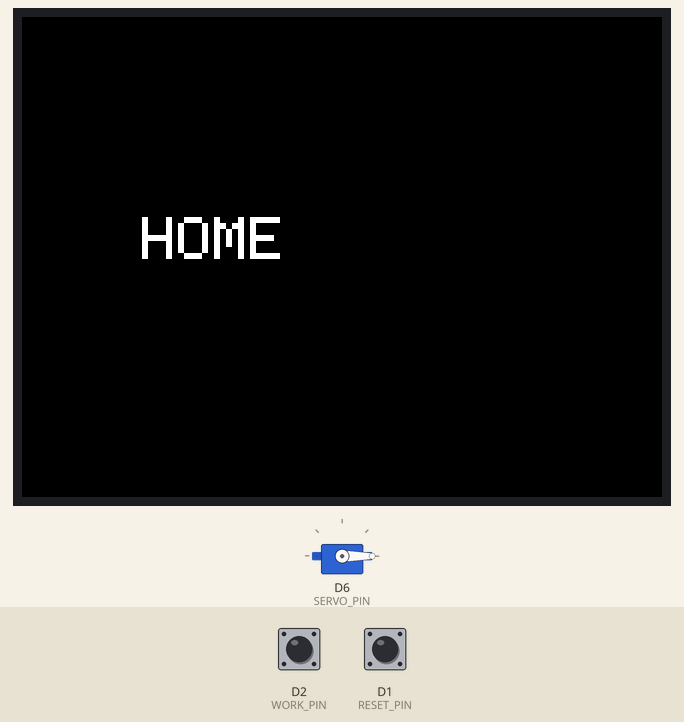
Bench run of a program on a simulated ESP8266 (Wemos D1 mini). Shown: 320×240 colour display, servo. Inputs (shaded band) come from the test bench; at power-on: D1 (RESET_PIN) HIGH, D2 (WORK_PIN) HIGH. What the program prints to the serial monitor is not drawn.

Above: at 1.4 s.
1.5 s: D1 (RESET_PIN) pulled LOW for 0.15 s
At 2.5 s:
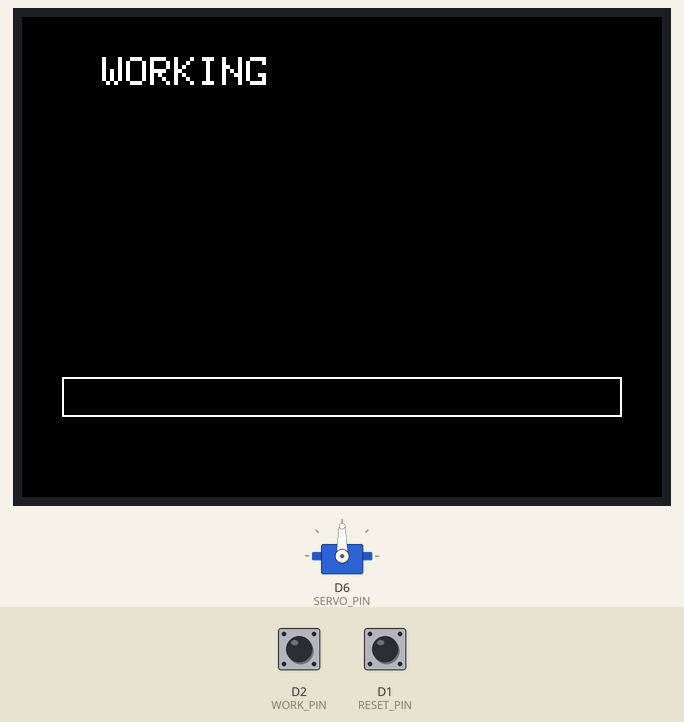
3.1 s: D2 (WORK_PIN) pulled LOW for 0.15 s
At 3.6 s:
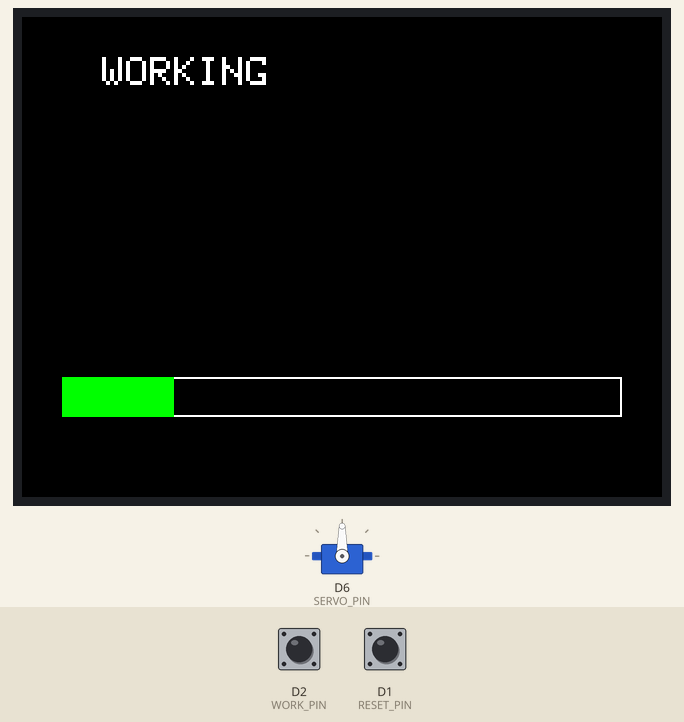
4.7 s: D1 (RESET_PIN) pulled LOW for 1 s
At 5.8 s:
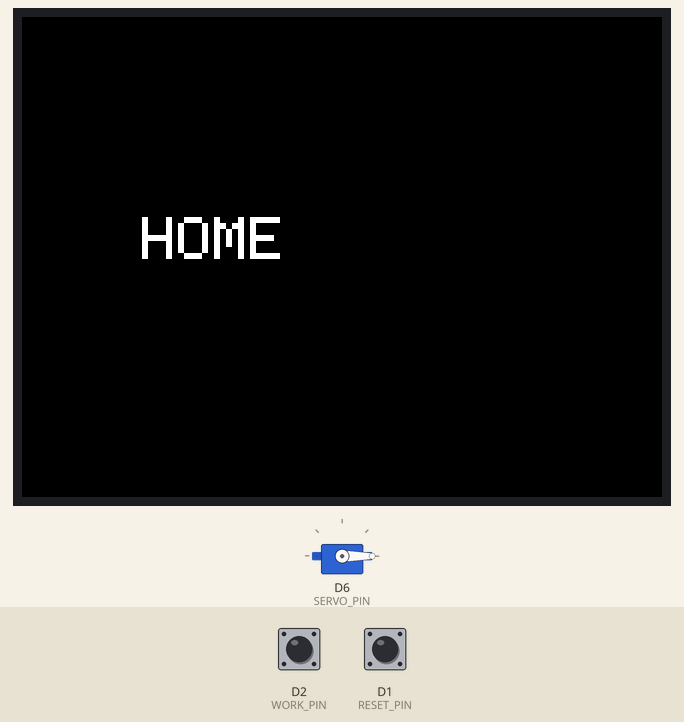
7.2 s: D1 (RESET_PIN) pulled LOW for 3.2 s
At 8.7 s:
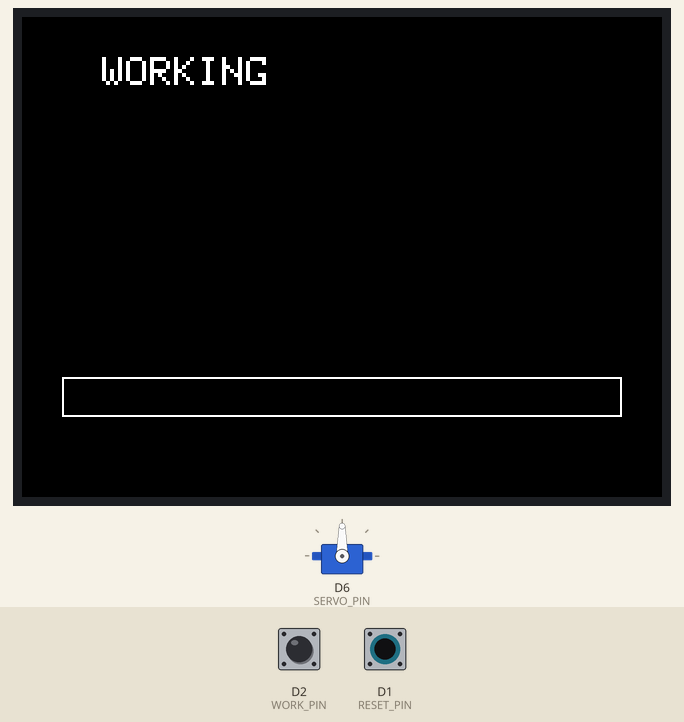
11.9 s: D2 (WORK_PIN) pulled LOW for 1 s
At 12.6 s:
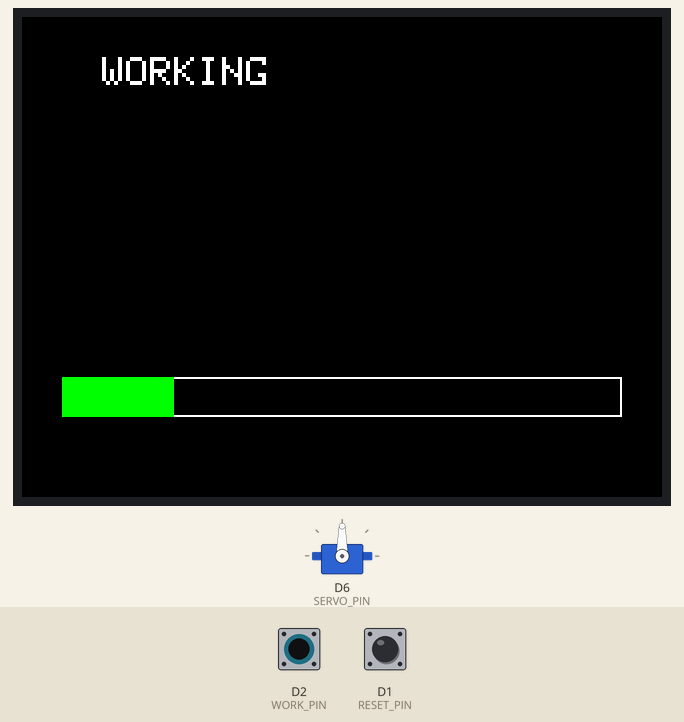
14.4 s: D2 (WORK_PIN) pulsed LOW 5 times (0.12 s each, 0.3 s apart)
At 14.64 s:
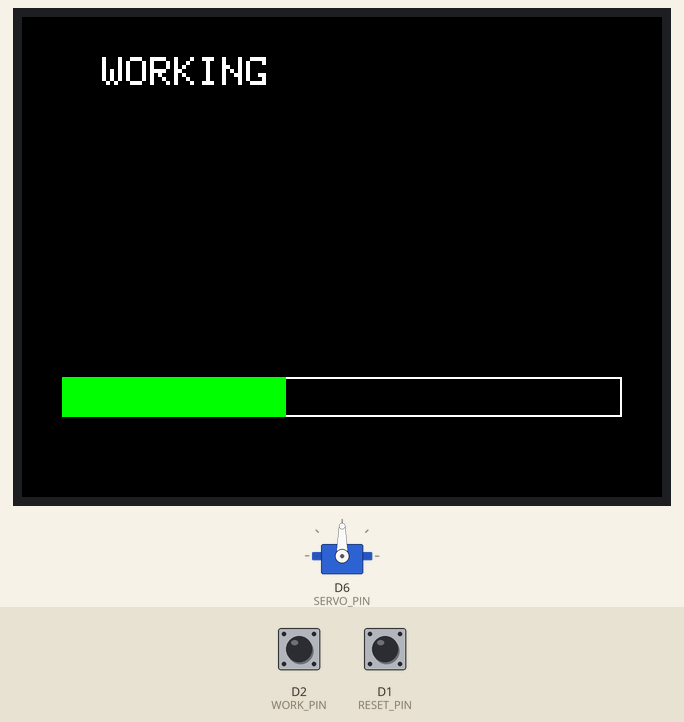
Timing chart, 0 to 17.4 s (numbered marks = the images above; inputs shaded):
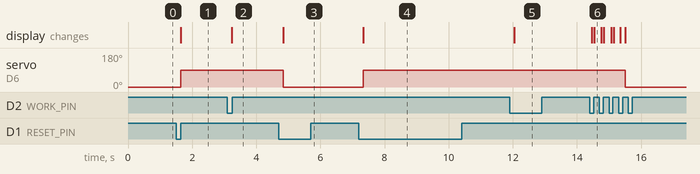

Measured:
- after the input at 1.5 s, servo on D6 (SERVO_PIN): 0° → 90° after 0.15 s; the display: changes after 0.15 s (image 1)
- after the input at 3.1 s, the display: changes after 0.14 s (image 2)
- after the input at 4.7 s, servo on D6 (SERVO_PIN): 90° → 0° after 0.14 s; the display: changes after 0.14 s (image 3)
- after the input at 7.2 s, servo on D6 (SERVO_PIN): 0° → 90° after 0.13 s; the display: changes after 0.13 s (image 4)
- after the input at 11.9 s, the display: changes after 0.14 s (image 5)
- after the input at 14.4 s, servo on D6 (SERVO_PIN): 90° → 0° after 1.1 s; the display: first changes after 0.06 s (image 6 shows a later state)

The program:

main.cpp
```cpp
#include <Arduino.h>
#include <SPI.h>
#include <Adafruit_GFX.h>
#include <Adafruit_ILI9341.h>
#include <Servo.h>

// ——— Button pins ———
#define RESET_PIN D1    // toggle/reset
#define WORK_PIN  D2    // only active in WORKING

// ——— TFT pins ———
#define TFT_CS   D8
#define TFT_DC   D3
#define TFT_RST  D4

// ——— Servo pin ———
#define SERVO_PIN D6    // GPIO12

Adafruit_ILI9341 tft = Adafruit_ILI9341(TFT_CS, TFT_DC, TFT_RST);
Servo latchServo;

// debounce
const unsigned long DEBOUNCE_DELAY = 50;
unsigned long lastTimeReset = 0, lastTimeWork = 0;
bool lastRawReset   = HIGH, debouncedReset = HIGH;
bool lastRawWork    = HIGH, debouncedWork  = HIGH;

// state machine
enum State { HOME, WORKING };
State state = HOME;
uint8_t progressCount = 0;

// servo positions
const uint8_t SERVO_OPEN_POS =   0;  // adjust if needed
const uint8_t SERVO_LOCK_POS =  90;  // adjust if needed

//— Debounce helper ——
bool pressedDebounced(uint8_t pin, bool &lastRaw, bool &debounced, unsigned long &lastTime) {
  bool reading = digitalRead(pin);
  unsigned long now = millis();
  if (reading != lastRaw) lastTime = now;
  if (now - lastTime > DEBOUNCE_DELAY && reading != debounced) {
    debounced = reading;
    if (debounced == LOW) {
      lastRaw = reading;
      return true;
    }
  }
  lastRaw = reading;
  return false;
}

//— Screen drawers ——
void drawHomeScreen() {
  tft.fillScreen(ILI9341_BLACK);
  tft.setTextColor(ILI9341_WHITE);
  tft.setTextSize(3);
  tft.setCursor(60, 100);
  tft.print("HOME");
  latchServo.write(SERVO_OPEN_POS);
}

void drawWorkingScreen(uint8_t prog = 0) {
  tft.fillScreen(ILI9341_BLACK);
  tft.setTextColor(ILI9341_WHITE);
  tft.setTextSize(2);
  tft.setCursor(40, 20);
  tft.print("WORKING");
  // outline
  tft.drawRect(20, 180, 280, 20, ILI9341_WHITE);
  // fill bar
  if (prog > 0) {
    tft.fillRect(20, 180, 56 * min(prog, (uint8_t)5), 20, ILI9341_GREEN);
  }
  latchServo.write(SERVO_LOCK_POS);
}

void setup() {
  Serial.begin(115200);

  // buttons
  pinMode(RESET_PIN, INPUT_PULLUP);
  pinMode(WORK_PIN,  INPUT_PULLUP);

  // display
  tft.begin();
  tft.setRotation(1);

  // servo
  latchServo.attach(SERVO_PIN);
  latchServo.write(SERVO_OPEN_POS);

  // initial screen
  drawHomeScreen();
}

void loop() {
  // RESET button
  if (pressedDebounced(RESET_PIN, lastRawReset, debouncedReset, lastTimeReset)) {
    if (state == HOME) {
      state = WORKING;
      progressCount = 0;
      drawWorkingScreen(0);
      Serial.println("→ ENTERED WORKING");
    } else {
      state = HOME;
      progressCount = 0;
      drawHomeScreen();
      Serial.println("→ RETURNED HOME");
    }
  }

  // WORK button only in WORKING
  if (state == WORKING && pressedDebounced(WORK_PIN, lastRawWork, debouncedWork, lastTimeWork)) {
    progressCount++;
    drawWorkingScreen(progressCount);
    Serial.print("Progress: "); Serial.println(progressCount);
    if (progressCount >= 5) {
      state = HOME;
      drawHomeScreen();
      Serial.println("★ WORK COMPLETE ★");
      progressCount = 0;
    }
  }

  delay(10);
}
```
